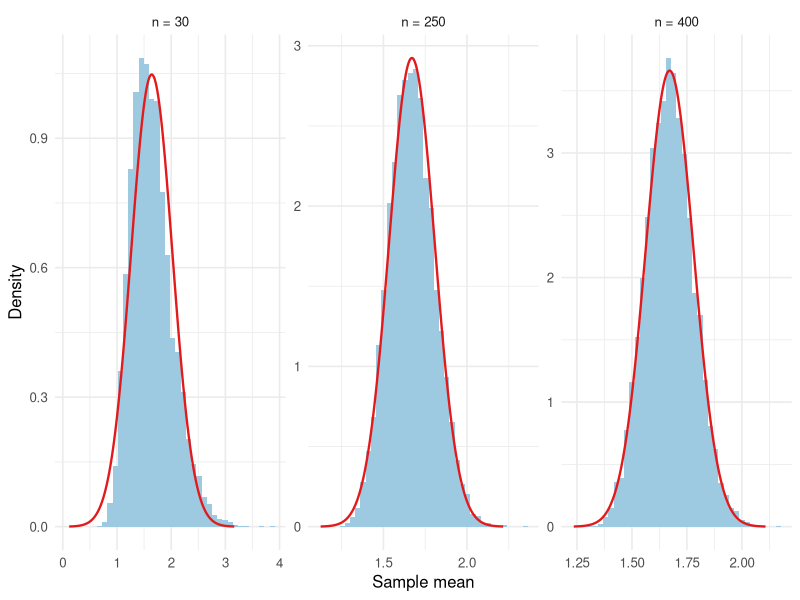
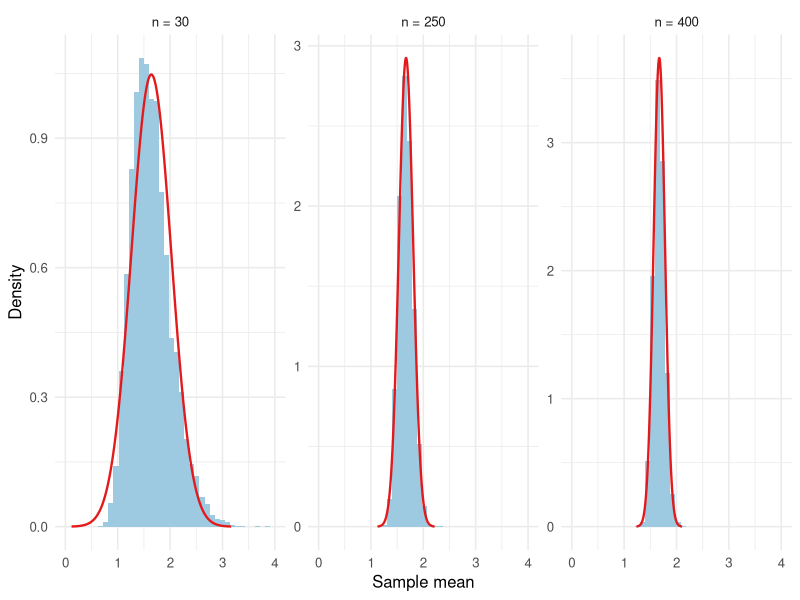
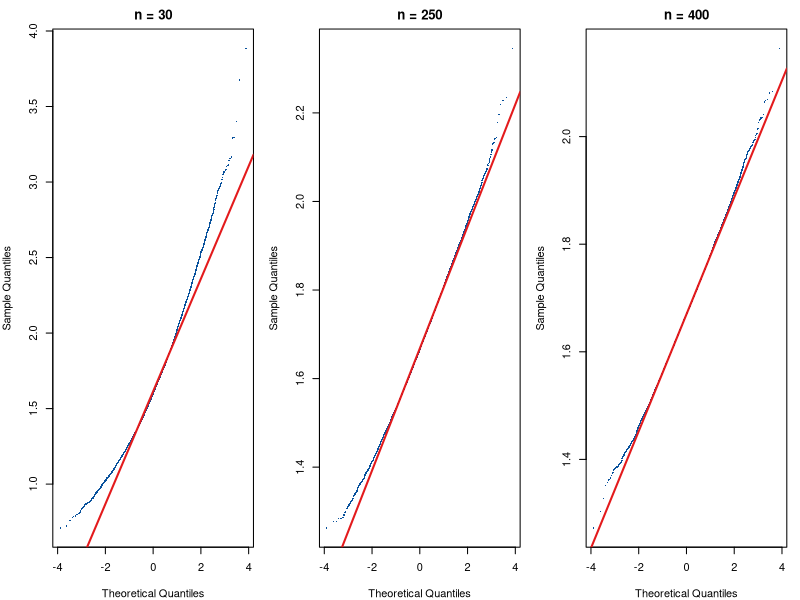

The R script that drew these images, in order:
## ---- chunk 1
#| include: false
library(ggplot2)
library(knitr)
student_id <- 1069
## ---- chunk 2
set.seed(student_id)
n <- 8
baseline_rate <- 1
beta <- 1.25
reference_time <- 1

failure_time <- numeric(n)
failure_rate <- numeric(n)
failure_rate[1] <- baseline_rate
failure_time[1] <- rexp(1, rate = failure_rate[1])

for (t in 2:n) {
  failure_rate[t] <- baseline_rate *
    exp(beta * (failure_time[t - 1] - reference_time))
  failure_time[t] <- rexp(1, rate = failure_rate[t])
}

data.frame(
  failure = 1:n,
  operating_time = round(failure_time, 3),
  failure_rate = round(failure_rate, 3)
)
mean(failure_time)
## ---- chunk 3
student_id <- 1069
B <- 10000
baseline_rate <- 1
beta <- 1.25
reference_time <- 1
sample_sizes <- c(5, 10, 20, 30, 40, 50, 75, 100, 150, 200, 250, 300, 400, 500)

skewness <- function(x) {
  z <- (x - mean(x)) / sd(x)
  mean(z^3)
}

excess_kurtosis <- function(x) {
  z <- (x - mean(x)) / sd(x)
  mean(z^4) - 3
}

qq_scaled_rmse <- function(x) {
  x <- sort(x)
  theo <- qnorm(ppoints(length(x)))
  qs <- as.numeric(quantile(x, c(0.25, 0.75)))
  tqs <- qnorm(c(0.25, 0.75))
  slope <- diff(qs) / diff(tqs)
  intercept <- qs[1] - slope * tqs[1]
  fitted <- intercept + slope * theo
  sqrt(mean((x - fitted)^2)) / sd(x)
}

set.seed(student_id)

results <- data.frame()
stored_means <- list()

for (n in sample_sizes) {
  sample_means <- numeric(B)
  for (b in 1:B) {
    failure_time <- numeric(n)
    failure_rate <- numeric(n)
    failure_rate[1] <- baseline_rate
    failure_time[1] <- rexp(1, rate = failure_rate[1])
    if (n > 1) {
      for (t in 2:n) {
        failure_rate[t] <- baseline_rate *
          exp(beta * (failure_time[t - 1] - reference_time))
        failure_time[t] <- rexp(1, rate = failure_rate[t])
      }
    }
    sample_means[b] <- mean(failure_time)
  }

  simulated_se <- sd(sample_means)
  results <- rbind(
    results,
    data.frame(
      sample_size = n,
      simulated_mean = mean(sample_means),
      simulated_se = simulated_se,
      independent_se = 1 / sqrt(n),
      se_ratio = simulated_se / (1 / sqrt(n)),
      skewness = skewness(sample_means),
      excess_kurtosis = excess_kurtosis(sample_means),
      qq_discrepancy = qq_scaled_rmse(sample_means)
    )
  )
  stored_means[[as.character(n)]] <- sample_means
}

results$meets_rule <- with(
  results,
  abs(skewness) < 0.25 & abs(excess_kurtosis) < 0.50
)

first_passing_n <- min(results$sample_size[results$meets_rule])
holds_n <- NA_integer_
for (i in seq_len(nrow(results))) {
  if (all(results$meets_rule[i:nrow(results)])) {
    holds_n <- results$sample_size[i]
    break
  }
}
late_failures <- results$sample_size[
  results$sample_size > first_passing_n & !results$meets_rule
]
focus_n <- c(30, first_passing_n, holds_n)
## ---- chunk 4
#| echo: false
results_view <- results
names(results_view) <- c(
  "Sample size", "Simulated mean", "Simulated SE",
  "Independent SE", "Ratio to independent SE",
  "Skewness", "Excess kurtosis", "QQ discrepancy",
  "Meets the rule?"
)
results_view$`Meets the rule?` <- ifelse(results$meets_rule, "Yes", "No")
kable(
  results_view,
  digits = 3,
  row.names = FALSE,
  caption = "Ten thousand sample means of dependent operating times. The independent SE is 1 over the square root of n, the standard error of an exponential with rate 1. It is a comparison, not the rule."
)
## ---- chunk 5
#| echo: false
#| fig-width: 9
#| fig-height: 3.4
#| fig-cap: "Sampling distributions of the dependent operating-time mean. The red curve uses the simulated mean and standard error."
plot_means <- do.call(rbind, lapply(focus_n, function(n) {
  data.frame(n = n, sample_mean = stored_means[[as.character(n)]])
}))
plot_means$panel <- factor(
  paste0("n = ", plot_means$n),
  levels = paste0("n = ", focus_n)
)
curve_df <- do.call(rbind, lapply(focus_n, function(n) {
  row <- results[results$sample_size == n, ]
  xs <- seq(max(0, row$simulated_mean - 4 * row$simulated_se),
            row$simulated_mean + 4 * row$simulated_se, length.out = 300)
  data.frame(
    panel = factor(paste0("n = ", n), levels = levels(plot_means$panel)),
    x = xs,
    y = dnorm(xs, mean = row$simulated_mean, sd = row$simulated_se)
  )
}))
ggplot(plot_means, aes(sample_mean)) +
  geom_histogram(aes(y = after_stat(density)), bins = 40, fill = "#9ecae1", linewidth = 0) +
  geom_line(data = curve_df, aes(x, y), color = "#e31a1c", linewidth = 0.8) +
  facet_wrap(~panel, nrow = 1, scales = "free") +
  labs(x = "Sample mean", y = "Density") +
  theme_minimal(base_size = 12)
## ---- chunk 6
#| echo: false
#| fig-width: 9
#| fig-height: 3.4
#| fig-cap: "The same operating-time means on one horizontal scale, from 0 to 4."
ggplot(plot_means, aes(sample_mean)) +
  geom_histogram(aes(y = after_stat(density)), bins = 40, fill = "#9ecae1", linewidth = 0) +
  geom_line(data = curve_df, aes(x, y), color = "#e31a1c", linewidth = 0.8) +
  facet_wrap(~panel, nrow = 1, scales = "free_y") +
  coord_cartesian(xlim = c(0, 4)) +
  labs(x = "Sample mean", y = "Density") +
  theme_minimal(base_size = 12)
## ---- chunk 7
#| echo: false
#| fig-width: 9
#| fig-height: 3.4
#| fig-cap: "Normal Q–Q plots of the dependent operating-time means. The red line is qqline()."
par(mfrow = c(1, 3), mar = c(4, 4, 2.2, 1))
for (n in focus_n) {
  qqnorm(
    stored_means[[as.character(n)]],
    main = paste0("n = ", n),
    pch = 16,
    cex = 0.3,
    col = "#08519c"
  )
  qqline(stored_means[[as.character(n)]], col = "#e31a1c", lwd = 2)
}
## ---- chunk 8
#| results: hide
shapiro_results <- do.call(rbind, lapply(focus_n, function(n) {
  set.seed(student_id)
  fit <- shapiro.test(sample(stored_means[[as.character(n)]], 5000))
  data.frame(sample_size = n, W = unname(fit$statistic), p_value = fit$p.value)
}))
## ---- chunk 9
#| echo: false
shapiro_view <- shapiro_results
shapiro_view$p_value <- format.pval(shapiro_results$p_value, digits = 3, eps = 0.001)
names(shapiro_view) <- c("Sample size", "W", "p-value")
kable(
  shapiro_view,
  digits = 3,
  row.names = FALSE,
  caption = "Shapiro–Wilk tests on 5,000 of the 10,000 operating-time means. This test is not the cutoff."
)
